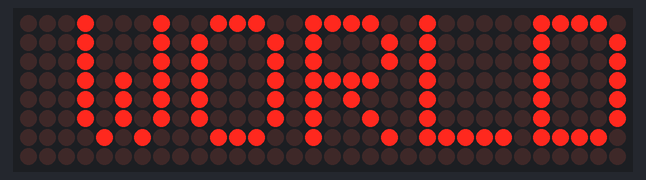
Recording of a sketch running on a simulated ESP32. Shown: 32×8 LED matrix.

Above: at 3.2 s.

The sketch:

MARK-1.ino
```cpp
#include <MD_Parola.h>
#include <MD_MAX72xx.h>
#include <SPI.h>

// ===== Display Configuration =====
#define HARDWARE_TYPE MD_MAX72XX::FC16_HW
#define MAX_DEVICES 4

// ESP32 SPI Pins
#define DATA_PIN 23   // DIN
#define CLK_PIN  18   // CLK
#define CS_PIN   5    // CS

// Create display object
MD_Parola P = MD_Parola(HARDWARE_TYPE, CS_PIN, MAX_DEVICES);

void setup()
{
  P.begin();
  P.setIntensity(5);        // Brightness (0-15)
  P.displayClear();
}

void loop()
{
  if (P.displayAnimate())
  {
    P.displayText(
      "HELLO WORLD",
      PA_LEFT,
      50,          // Scroll speed
      1000,        // Pause time
      PA_SCROLL_LEFT,
      PA_SCROLL_LEFT
    );
  }
}
```

Measured:
- what the display in image 0 shows lasts 1.0 s, from 3.1 s to 4.1 s
